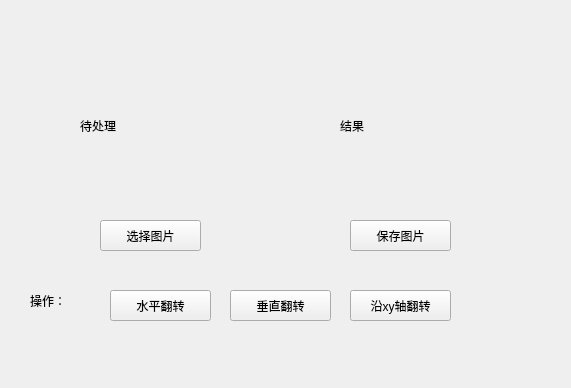
<?xml version="1.0" encoding="UTF-8"?>
<ui version="4.0">
 <class>Formwin2</class>
 <widget class="QWidget" name="Formwin2">
  <property name="geometry">
   <rect>
    <x>0</x>
    <y>0</y>
    <width>571</width>
    <height>388</height>
   </rect>
  </property>
  <property name="windowTitle">
   <string>Form</string>
  </property>
  <widget class="QLabel" name="label_daichuli">
   <property name="geometry">
    <rect>
     <x>80</x>
     <y>50</y>
     <width>151</width>
     <height>151</height>
    </rect>
   </property>
   <property name="text">
    <string>待处理</string>
   </property>
  </widget>
  <widget class="QLabel" name="label_jieguo">
   <property name="geometry">
    <rect>
     <x>340</x>
     <y>50</y>
     <width>151</width>
     <height>151</height>
    </rect>
   </property>
   <property name="text">
    <string>结果</string>
   </property>
  </widget>
  <widget class="QPushButton" name="pushButton_load">
   <property name="geometry">
    <rect>
     <x>100</x>
     <y>220</y>
     <width>101</width>
     <height>31</height>
    </rect>
   </property>
   <property name="text">
    <string>选择图片</string>
   </property>
  </widget>
  <widget class="QPushButton" name="pushButton_save">
   <property name="geometry">
    <rect>
     <x>350</x>
     <y>220</y>
     <width>101</width>
     <height>31</height>
    </rect>
   </property>
   <property name="text">
    <string>保存图片</string>
   </property>
  </widget>
  <widget class="QLabel" name="label_tips">
   <property name="geometry">
    <rect>
     <x>30</x>
     <y>280</y>
     <width>51</width>
     <height>41</height>
    </rect>
   </property>
   <property name="text">
    <string>操作：</string>
   </property>
  </widget>
  <widget class="QPushButton" name="pushButton_fun0">
   <property name="geometry">
    <rect>
     <x>110</x>
     <y>290</y>
     <width>101</width>
     <height>31</height>
    </rect>
   </property>
   <property name="text">
    <string>水平翻转</string>
   </property>
  </widget>
  <widget class="QPushButton" name="pushButton_fun1">
   <property name="geometry">
    <rect>
     <x>230</x>
     <y>290</y>
     <width>101</width>
     <height>31</height>
    </rect>
   </property>
   <property name="text">
    <string>垂直翻转</string>
   </property>
  </widget>
  <widget class="QPushButton" name="pushButton_fun11">
   <property name="geometry">
    <rect>
     <x>350</x>
     <y>290</y>
     <width>101</width>
     <height>31</height>
    </rect>
   </property>
   <property name="text">
    <string>沿xy轴翻转</string>
   </property>
  </widget>
 </widget>
 <resources/>
 <connections/>
</ui>
